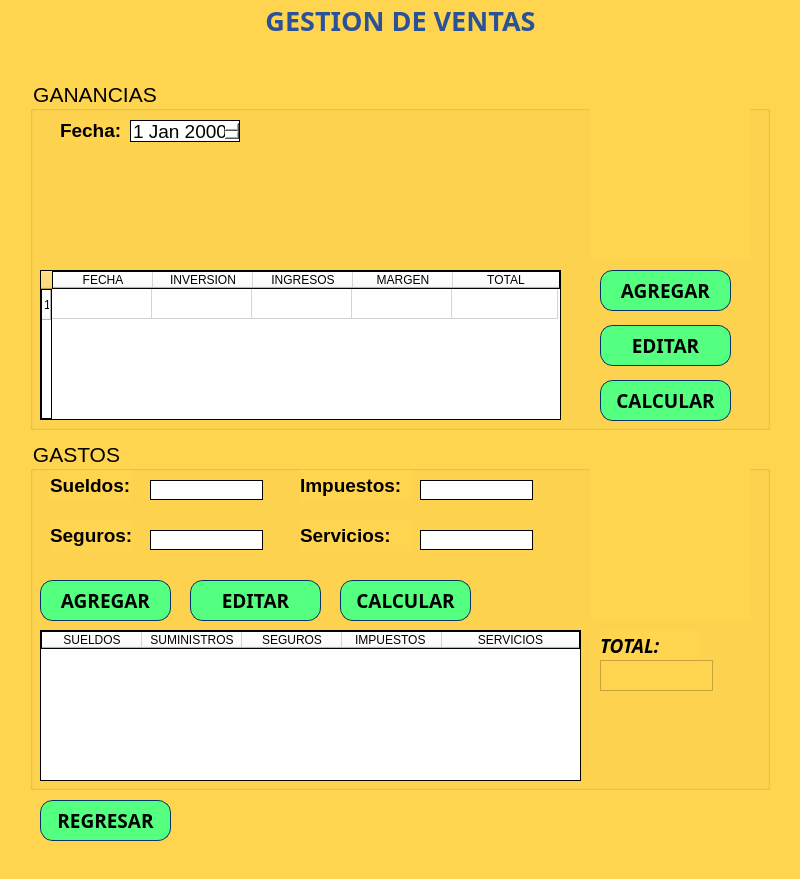
<?xml version="1.0" encoding="UTF-8"?>
<ui version="4.0">
 <class>MainWindow</class>
 <widget class="QMainWindow" name="MainWindow">
  <property name="geometry">
   <rect>
    <x>0</x>
    <y>0</y>
    <width>800</width>
    <height>879</height>
   </rect>
  </property>
  <property name="windowTitle">
   <string>Gestion de Ventas</string>
  </property>
  <property name="styleSheet">
   <string notr="true">background-color: rgb(255, 213, 79);</string>
  </property>
  <widget class="QWidget" name="centralwidget">
   <widget class="QLabel" name="label">
    <property name="geometry">
     <rect>
      <x>-5</x>
      <y>0</y>
      <width>811</width>
      <height>40</height>
     </rect>
    </property>
    <property name="font">
     <font>
      <family>Arial Black</family>
      <pointsize>20</pointsize>
      <weight>75</weight>
      <bold>true</bold>
     </font>
    </property>
    <property name="styleSheet">
     <string notr="true">color: rgb(43, 82, 151);</string>
    </property>
    <property name="text">
     <string>GESTION DE VENTAS</string>
    </property>
    <property name="alignment">
     <set>Qt::AlignCenter</set>
    </property>
   </widget>
   <widget class="QGroupBox" name="gbxGastos">
    <property name="geometry">
     <rect>
      <x>30</x>
      <y>440</y>
      <width>740</width>
      <height>350</height>
     </rect>
    </property>
    <property name="font">
     <font>
      <pointsize>16</pointsize>
     </font>
    </property>
    <property name="title">
     <string>GASTOS</string>
    </property>
    <widget class="QTableWidget" name="tblGastos">
     <property name="geometry">
      <rect>
       <x>10</x>
       <y>190</y>
       <width>541</width>
       <height>151</height>
      </rect>
     </property>
     <property name="font">
      <font>
       <pointsize>10</pointsize>
      </font>
     </property>
     <property name="styleSheet">
      <string notr="true">border-style: solid;
border-width: 1px;
border-color: black;
background-color: rgb(255, 255, 255);</string>
     </property>
     <attribute name="horizontalHeaderCascadingSectionResizes">
      <bool>false</bool>
     </attribute>
     <attribute name="horizontalHeaderShowSortIndicator" stdset="0">
      <bool>false</bool>
     </attribute>
     <attribute name="horizontalHeaderStretchLastSection">
      <bool>true</bool>
     </attribute>
     <attribute name="verticalHeaderCascadingSectionResizes">
      <bool>false</bool>
     </attribute>
     <attribute name="verticalHeaderShowSortIndicator" stdset="0">
      <bool>false</bool>
     </attribute>
     <attribute name="verticalHeaderStretchLastSection">
      <bool>false</bool>
     </attribute>
     <column>
      <property name="text">
       <string>SUELDOS</string>
      </property>
     </column>
     <column>
      <property name="text">
       <string>SUMINISTROS</string>
      </property>
     </column>
     <column>
      <property name="text">
       <string>SEGUROS</string>
      </property>
     </column>
     <column>
      <property name="text">
       <string>IMPUESTOS </string>
      </property>
     </column>
     <column>
      <property name="text">
       <string>SERVICIOS</string>
      </property>
     </column>
    </widget>
    <widget class="QPushButton" name="btnEditarG">
     <property name="geometry">
      <rect>
       <x>160</x>
       <y>140</y>
       <width>131</width>
       <height>41</height>
      </rect>
     </property>
     <property name="font">
      <font>
       <family>Agency FB</family>
       <pointsize>14</pointsize>
       <weight>75</weight>
       <bold>true</bold>
      </font>
     </property>
     <property name="styleSheet">
      <string notr="true">background-color: rgb(85, 255, 127);
border-style: solid;
border-width: 1px;
border-color: rgb(0, 51, 102);
color: rgb(0, 0, 0);
border-radius: 13px;</string>
     </property>
     <property name="text">
      <string>EDITAR</string>
     </property>
     <property name="icon">
      <iconset>
       <normaloff>../Images/gestion-ventas/editar.png</normaloff>../Images/gestion-ventas/editar.png</iconset>
     </property>
     <property name="iconSize">
      <size>
       <width>30</width>
       <height>30</height>
      </size>
     </property>
    </widget>
    <widget class="QPushButton" name="btnAgregarG">
     <property name="geometry">
      <rect>
       <x>10</x>
       <y>140</y>
       <width>131</width>
       <height>41</height>
      </rect>
     </property>
     <property name="font">
      <font>
       <family>Agency FB</family>
       <pointsize>14</pointsize>
       <weight>75</weight>
       <bold>true</bold>
      </font>
     </property>
     <property name="styleSheet">
      <string notr="true">background-color: rgb(85, 255, 127);
border-style: solid;
border-width: 1px;
border-color: rgb(0, 51, 102);
color: rgb(0, 0, 0);
border-radius: 13px;</string>
     </property>
     <property name="text">
      <string>AGREGAR</string>
     </property>
     <property name="icon">
      <iconset>
       <normaloff>../Images/gestion-ventas/anadir.png</normaloff>../Images/gestion-ventas/anadir.png</iconset>
     </property>
     <property name="iconSize">
      <size>
       <width>30</width>
       <height>30</height>
      </size>
     </property>
    </widget>
    <widget class="QPushButton" name="btnCalcularG">
     <property name="geometry">
      <rect>
       <x>310</x>
       <y>140</y>
       <width>131</width>
       <height>41</height>
      </rect>
     </property>
     <property name="font">
      <font>
       <family>Agency FB</family>
       <pointsize>14</pointsize>
       <weight>75</weight>
       <bold>true</bold>
      </font>
     </property>
     <property name="styleSheet">
      <string notr="true">background-color: rgb(85, 255, 127);
border-style: solid;
border-width: 1px;
border-color: rgb(0, 51, 102);
color: rgb(0, 0, 0);
border-radius: 13px;
</string>
     </property>
     <property name="text">
      <string>CALCULAR</string>
     </property>
     <property name="icon">
      <iconset>
       <normaloff>../Images/gestion-ventas/presupuesto.png</normaloff>../Images/gestion-ventas/presupuesto.png</iconset>
     </property>
     <property name="iconSize">
      <size>
       <width>30</width>
       <height>30</height>
      </size>
     </property>
    </widget>
    <widget class="QLabel" name="label_2">
     <property name="geometry">
      <rect>
       <x>560</x>
       <y>20</y>
       <width>160</width>
       <height>160</height>
      </rect>
     </property>
     <property name="text">
      <string/>
     </property>
     <property name="pixmap">
      <pixmap>../Images/gestion-ventas/gasto.png</pixmap>
     </property>
     <property name="scaledContents">
      <bool>true</bool>
     </property>
    </widget>
    <widget class="QLabel" name="label_3">
     <property name="geometry">
      <rect>
       <x>570</x>
       <y>190</y>
       <width>101</width>
       <height>31</height>
      </rect>
     </property>
     <property name="font">
      <font>
       <family>Lucida Sans</family>
       <pointsize>14</pointsize>
       <weight>75</weight>
       <italic>true</italic>
       <bold>true</bold>
      </font>
     </property>
     <property name="text">
      <string>TOTAL:</string>
     </property>
    </widget>
    <widget class="QLineEdit" name="txtSueldos">
     <property name="geometry">
      <rect>
       <x>120</x>
       <y>40</y>
       <width>113</width>
       <height>20</height>
      </rect>
     </property>
     <property name="styleSheet">
      <string notr="true">border-style: solid;
border-width: 1px;
border-color: black;
background-color: rgb(255, 255, 255);</string>
     </property>
    </widget>
    <widget class="QLineEdit" name="txtSeguros">
     <property name="geometry">
      <rect>
       <x>120</x>
       <y>90</y>
       <width>113</width>
       <height>20</height>
      </rect>
     </property>
     <property name="styleSheet">
      <string notr="true">border-style: solid;
border-width: 1px;
border-color: black;
background-color: rgb(255, 255, 255);</string>
     </property>
    </widget>
    <widget class="QLineEdit" name="txtImpuestos">
     <property name="geometry">
      <rect>
       <x>390</x>
       <y>40</y>
       <width>113</width>
       <height>20</height>
      </rect>
     </property>
     <property name="styleSheet">
      <string notr="true">border-style: solid;
border-width: 1px;
border-color: black;
background-color: rgb(255, 255, 255);</string>
     </property>
    </widget>
    <widget class="QLineEdit" name="txtServicios">
     <property name="geometry">
      <rect>
       <x>390</x>
       <y>90</y>
       <width>113</width>
       <height>20</height>
      </rect>
     </property>
     <property name="styleSheet">
      <string notr="true">border-style: solid;
border-width: 1px;
border-color: black;
background-color: rgb(255, 255, 255);</string>
     </property>
    </widget>
    <widget class="QLabel" name="label_4">
     <property name="geometry">
      <rect>
       <x>20</x>
       <y>30</y>
       <width>81</width>
       <height>31</height>
      </rect>
     </property>
     <property name="font">
      <font>
       <family>Nirmala UI</family>
       <pointsize>14</pointsize>
       <weight>75</weight>
       <bold>true</bold>
      </font>
     </property>
     <property name="text">
      <string>Sueldos:</string>
     </property>
    </widget>
    <widget class="QLabel" name="label_6">
     <property name="geometry">
      <rect>
       <x>270</x>
       <y>80</y>
       <width>111</width>
       <height>31</height>
      </rect>
     </property>
     <property name="font">
      <font>
       <family>Nirmala UI</family>
       <pointsize>14</pointsize>
       <weight>75</weight>
       <bold>true</bold>
      </font>
     </property>
     <property name="text">
      <string>Servicios:</string>
     </property>
    </widget>
    <widget class="QLabel" name="label_7">
     <property name="geometry">
      <rect>
       <x>20</x>
       <y>80</y>
       <width>81</width>
       <height>31</height>
      </rect>
     </property>
     <property name="font">
      <font>
       <family>Nirmala UI</family>
       <pointsize>14</pointsize>
       <weight>75</weight>
       <bold>true</bold>
      </font>
     </property>
     <property name="text">
      <string>Seguros:</string>
     </property>
    </widget>
    <widget class="QLabel" name="label_8">
     <property name="geometry">
      <rect>
       <x>270</x>
       <y>30</y>
       <width>111</width>
       <height>31</height>
      </rect>
     </property>
     <property name="font">
      <font>
       <family>Nirmala UI</family>
       <pointsize>14</pointsize>
       <weight>75</weight>
       <bold>true</bold>
      </font>
     </property>
     <property name="text">
      <string>Impuestos:</string>
     </property>
    </widget>
    <widget class="QTextEdit" name="txtTotal">
     <property name="geometry">
      <rect>
       <x>570</x>
       <y>220</y>
       <width>113</width>
       <height>31</height>
      </rect>
     </property>
     <property name="font">
      <font>
       <pointsize>12</pointsize>
      </font>
     </property>
    </widget>
   </widget>
   <widget class="QGroupBox" name="gbxGanancias">
    <property name="geometry">
     <rect>
      <x>30</x>
      <y>80</y>
      <width>740</width>
      <height>350</height>
     </rect>
    </property>
    <property name="font">
     <font>
      <pointsize>16</pointsize>
     </font>
    </property>
    <property name="title">
     <string>GANANCIAS</string>
    </property>
    <widget class="QTableWidget" name="tableWidget">
     <property name="geometry">
      <rect>
       <x>10</x>
       <y>190</y>
       <width>521</width>
       <height>150</height>
      </rect>
     </property>
     <property name="font">
      <font>
       <pointsize>10</pointsize>
      </font>
     </property>
     <property name="styleSheet">
      <string notr="true">background-color: rgb(255, 255, 255);
border-style: solid;
border-width: 1px;
border-color: black;</string>
     </property>
     <attribute name="horizontalHeaderStretchLastSection">
      <bool>true</bool>
     </attribute>
     <row>
      <property name="text">
       <string>1</string>
      </property>
     </row>
     <column>
      <property name="text">
       <string>FECHA</string>
      </property>
     </column>
     <column>
      <property name="text">
       <string>INVERSION</string>
      </property>
     </column>
     <column>
      <property name="text">
       <string>INGRESOS</string>
      </property>
     </column>
     <column>
      <property name="text">
       <string>MARGEN</string>
      </property>
     </column>
     <column>
      <property name="text">
       <string>TOTAL</string>
      </property>
     </column>
    </widget>
    <widget class="QLabel" name="label_9">
     <property name="geometry">
      <rect>
       <x>560</x>
       <y>20</y>
       <width>160</width>
       <height>160</height>
      </rect>
     </property>
     <property name="text">
      <string/>
     </property>
     <property name="pixmap">
      <pixmap>../Images/gestion-ventas/ganador.png</pixmap>
     </property>
     <property name="scaledContents">
      <bool>true</bool>
     </property>
    </widget>
    <widget class="QPushButton" name="pushButton_4">
     <property name="geometry">
      <rect>
       <x>570</x>
       <y>190</y>
       <width>131</width>
       <height>41</height>
      </rect>
     </property>
     <property name="font">
      <font>
       <family>Agency FB</family>
       <pointsize>14</pointsize>
       <weight>75</weight>
       <bold>true</bold>
      </font>
     </property>
     <property name="styleSheet">
      <string notr="true">background-color: rgb(85, 255, 127);
border-style: solid;
border-width: 1px;
border-color: rgb(0, 51, 102);
color: rgb(0, 0, 0);
border-radius: 13px;</string>
     </property>
     <property name="text">
      <string>AGREGAR</string>
     </property>
     <property name="icon">
      <iconset>
       <normaloff>../Images/gestion-ventas/anadir.png</normaloff>../Images/gestion-ventas/anadir.png</iconset>
     </property>
     <property name="iconSize">
      <size>
       <width>30</width>
       <height>30</height>
      </size>
     </property>
    </widget>
    <widget class="QPushButton" name="pushButton_5">
     <property name="geometry">
      <rect>
       <x>570</x>
       <y>245</y>
       <width>131</width>
       <height>41</height>
      </rect>
     </property>
     <property name="font">
      <font>
       <family>Agency FB</family>
       <pointsize>14</pointsize>
       <weight>75</weight>
       <bold>true</bold>
      </font>
     </property>
     <property name="styleSheet">
      <string notr="true">background-color: rgb(85, 255, 127);
border-style: solid;
border-width: 1px;
border-color: rgb(0, 51, 102);
color: rgb(0, 0, 0);
border-radius: 13px;</string>
     </property>
     <property name="text">
      <string>EDITAR</string>
     </property>
     <property name="icon">
      <iconset>
       <normaloff>../Images/gestion-ventas/editar.png</normaloff>../Images/gestion-ventas/editar.png</iconset>
     </property>
     <property name="iconSize">
      <size>
       <width>30</width>
       <height>30</height>
      </size>
     </property>
    </widget>
    <widget class="QPushButton" name="pushButton_6">
     <property name="geometry">
      <rect>
       <x>570</x>
       <y>300</y>
       <width>131</width>
       <height>41</height>
      </rect>
     </property>
     <property name="font">
      <font>
       <family>Agency FB</family>
       <pointsize>14</pointsize>
       <weight>75</weight>
       <bold>true</bold>
      </font>
     </property>
     <property name="styleSheet">
      <string notr="true">background-color: rgb(85, 255, 127);
border-style: solid;
border-width: 1px;
border-color: rgb(0, 51, 102);
color: rgb(0, 0, 0);
border-radius: 13px;
</string>
     </property>
     <property name="text">
      <string>CALCULAR</string>
     </property>
     <property name="icon">
      <iconset>
       <normaloff>../Images/gestion-ventas/presupuesto.png</normaloff>../Images/gestion-ventas/presupuesto.png</iconset>
     </property>
     <property name="iconSize">
      <size>
       <width>30</width>
       <height>30</height>
      </size>
     </property>
    </widget>
    <widget class="QLabel" name="label_10">
     <property name="geometry">
      <rect>
       <x>30</x>
       <y>40</y>
       <width>81</width>
       <height>21</height>
      </rect>
     </property>
     <property name="font">
      <font>
       <family>Nirmala UI</family>
       <pointsize>14</pointsize>
       <weight>75</weight>
       <bold>true</bold>
      </font>
     </property>
     <property name="text">
      <string>Fecha:</string>
     </property>
    </widget>
    <widget class="QDateEdit" name="dateEdit">
     <property name="geometry">
      <rect>
       <x>100</x>
       <y>40</y>
       <width>110</width>
       <height>22</height>
      </rect>
     </property>
     <property name="font">
      <font>
       <pointsize>14</pointsize>
      </font>
     </property>
     <property name="styleSheet">
      <string notr="true">background-color: rgb(255, 255, 255);
border-style: solid;
border-width: 1px;
border-color: black;</string>
     </property>
    </widget>
   </widget>
   <widget class="QPushButton" name="btnRegresar">
    <property name="geometry">
     <rect>
      <x>40</x>
      <y>800</y>
      <width>131</width>
      <height>41</height>
     </rect>
    </property>
    <property name="font">
     <font>
      <family>Agency FB</family>
      <pointsize>14</pointsize>
      <weight>75</weight>
      <bold>true</bold>
     </font>
    </property>
    <property name="styleSheet">
     <string notr="true">background-color: rgb(85, 255, 127);
border-style: solid;
border-width: 1px;
border-color: rgb(0, 51, 102);
color: rgb(0, 0, 0);
border-radius: 13px;</string>
    </property>
    <property name="text">
     <string>REGRESAR</string>
    </property>
    <property name="icon">
     <iconset>
      <normaloff>../Images/gestion-clientes/volver.png</normaloff>../Images/gestion-clientes/volver.png</iconset>
    </property>
    <property name="iconSize">
     <size>
      <width>30</width>
      <height>30</height>
     </size>
    </property>
   </widget>
  </widget>
  <widget class="QMenuBar" name="menubar">
   <property name="geometry">
    <rect>
     <x>0</x>
     <y>0</y>
     <width>800</width>
     <height>21</height>
    </rect>
   </property>
  </widget>
  <widget class="QStatusBar" name="statusbar"/>
 </widget>
 <resources/>
 <connections/>
</ui>
